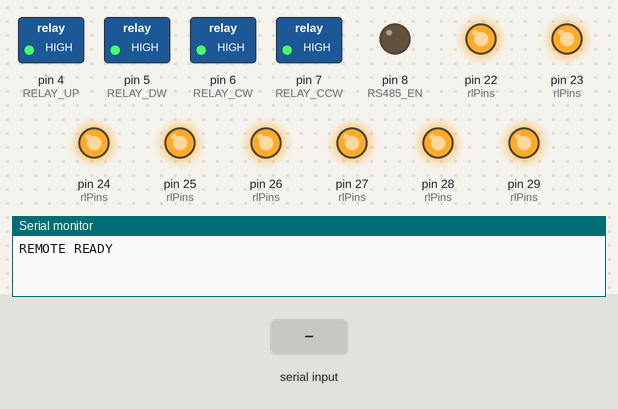
Bench run of a sketch on a simulated Arduino Mega 2560, built with avr-gcc and run on an emulated ATmega2560. On the bench: switched loads named in the sketch (green lamp = pin HIGH), output pins drawn as LEDs (lit = HIGH), the last lines printed to the serial monitor. Inputs (shaded band) come from the test bench.

Above: at 1.2 s.
1.3 s: "REQ,ANA\n" received over the second serial link
At 1.8 s:
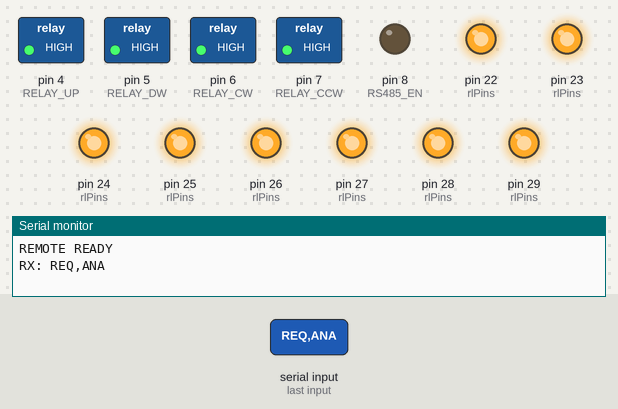
2.8 s: "OUT,UP,1\n" received over the second serial link
At 3.3 s:
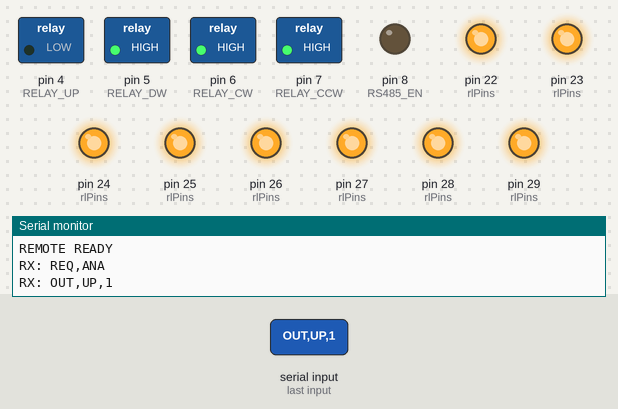
4.3 s: "OUT,DW,1\n" received over the second serial link
At 5.5 s:
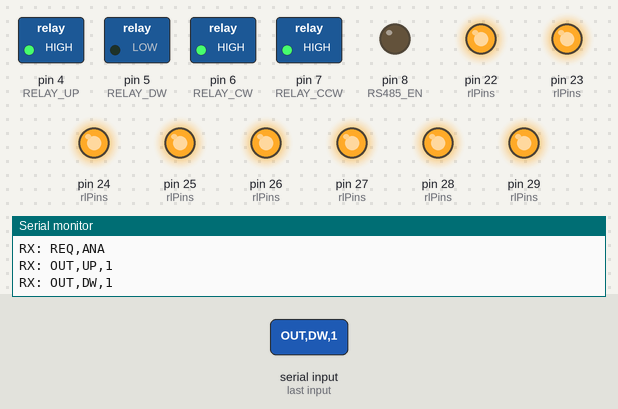
5.8 s: "OUT,CW,1\n" received over the second serial link
At 6.8 s:
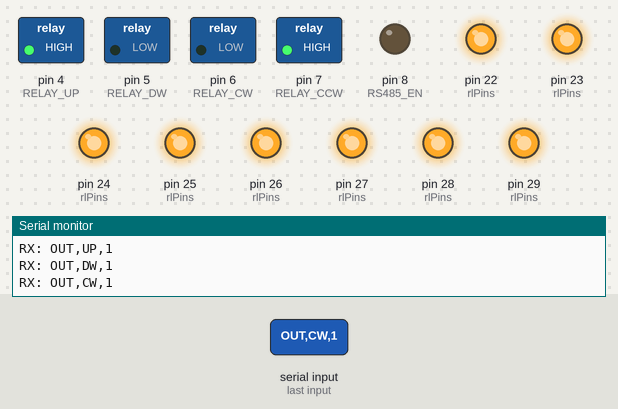
7.3 s: "OUT,DW,0\n" received over the second serial link
At 7.9 s:
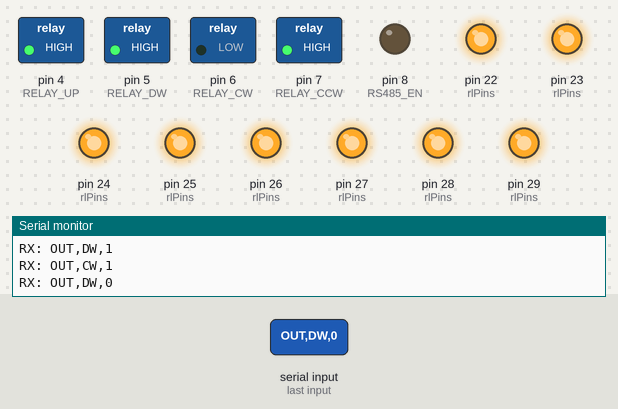
8.8 s: "OUT,CW,0\n" received over the second serial link
At 9.1 s:
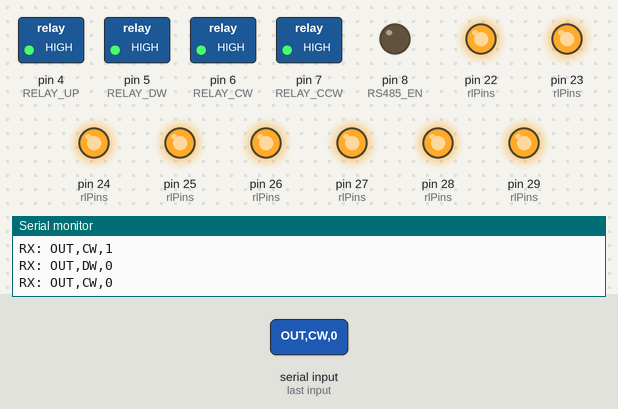
Timing chart, 0 to 11.3 s (numbered marks = the images above; inputs shaded):
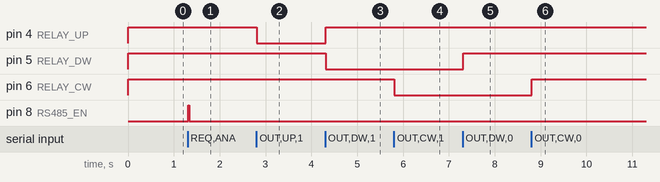

Measured:
- after the input at 1.3 s, pin 8 (RS485_EN): LOW → HIGH at once, → LOW 0.02 s later
- after the input at 2.8 s, pin 4 (RELAY_UP): HIGH → LOW at once
- after the input at 4.3 s, pin 4 (RELAY_UP): LOW → HIGH at once; pin 5 (RELAY_DW): HIGH → LOW at once
- after the input at 5.8 s, pin 6 (RELAY_CW): HIGH → LOW at once
- after the input at 7.3 s, pin 5 (RELAY_DW): LOW → HIGH at once
- after the input at 8.8 s, pin 6 (RELAY_CW): LOW → HIGH at once

The sketch:

remote_controller.ino
```cpp
// REMOTE_CONTROLER.INO                 //
// F1SSF -  02/01/2025                  //
// AZ/180 et EL/90 pilotées par relais  //
// Recopie Analogique 0 to 5V)          //
// Master to Remote avec RS485          //
// Interface HMI Nextion                //
// Extension pilotage de 8 relais)      //
// Systeme de calibration  direct HMI   //
// Les relais sont commandés en logique 0     //
// Relais pin D22, 23, 24, 25, 26, 27, 28 , 29//


#include "config.h"
#include "rs485_manager.h"
#include "relay_manager.h"

// SETUP ///

void setup() {
  pinMode(RS485_EN, OUTPUT);
  rs485_rx_on();

  // Relais moteur
  pinMode(RELAY_UP,  OUTPUT);
  pinMode(RELAY_DW,  OUTPUT);
  pinMode(RELAY_CW,  OUTPUT);
  pinMode(RELAY_CCW, OUTPUT);

  // Relais RL1..RL8
  for (uint8_t i = 0; i < 8; i++) {
    pinMode(rlPins[i], OUTPUT);
    digitalWrite(rlPins[i], HIGH); // OFF sécurisé
  }

  allRelaysOff();

  Serial.begin(115200);
  Serial1.begin(9600);

  Serial.println("REMOTE READY");
}

// LOOP ////

void loop() {
  while (Serial1.available()) {
    char c = Serial1.read();

    if (c == '\r' || c == '\n') {
      if (rxLine.length()) {
        handleCmd(rxLine);
        rxLine = "";
      }
    }
    else if (c >= 32 && c <= 126) {
      rxLine += c;
      if (rxLine.length() > 40) rxLine = "";
    }
  }
}
```

relay_manager.h
```cpp
// RELAIS_MANAGER.H                     //
// F1SSF -  02/01/2025                  //
// Gestion des variables                //

#pragma once
#include "config.h"
#include "rs485_manager.h"

// variable d'init //
String rxLine = "";

// Table des relais RL
const uint8_t rlPins[8] = {
  RELAY_RL1, RELAY_RL2, RELAY_RL3, RELAY_RL4,
  RELAY_RL5, RELAY_RL6, RELAY_RL7, RELAY_RL8
};

// État logique (pour TOGGLE)
bool rlState[8] = {0};

static inline void notifyRlState(uint8_t idx) {
  char buf[16];
  snprintf(buf, sizeof(buf), "RL,STATE,%u", idx);
  rs485SendLine(buf);
}


void allRelaysOff() {
  // Relais moteur
  digitalWrite(RELAY_UP,  HIGH);
  digitalWrite(RELAY_DW,  HIGH);
  digitalWrite(RELAY_CW,  HIGH);
  digitalWrite(RELAY_CCW, HIGH);

  // initialise Relais RL
  for (uint8_t i = 0; i < 8; i++) {
    digitalWrite(rlPins[i], HIGH);
    rlState[i] = false;
  }
}

// fonction xor des relais ON OFF avec mise en memoire de l'etat
void setRelayExclusive(uint8_t idx, bool on) {
  for (uint8_t i = 0; i < 8; i++) {
    bool state = (i == idx) ? on : false;
    digitalWrite(rlPins[i], state ? LOW : HIGH);
    rlState[i] = state;
  }
  notifyRlState(on ? (idx + 1) : 0);
}

void toggleRelayExclusive(uint8_t idx) {
  bool newState = !rlState[idx];
  setRelayExclusive(idx, newState);
}

// Traitement des commandes reçues

void handleCmd(const String &cmd) {
  Serial.print("RX: ");
  Serial.println(cmd);

  if (cmd == "REQ,ANA") {
    int az = analogRead(A0);
    int el = analogRead(A1);
    delay(5);
    rs485SendLine(String("ANA,") + az + "," + el);
    return;
  }

  if (cmd == "OUT,ALL,0") {
    allRelaysOff();
    notifyRlState(0);
    return;
  }

  // Moteurs
  if (cmd == "OUT,UP,1")  { digitalWrite(RELAY_DW, HIGH); digitalWrite(RELAY_UP, LOW);  return; }
  if (cmd == "OUT,UP,0")  { digitalWrite(RELAY_UP, HIGH); return; }
  if (cmd == "OUT,DW,1")  { digitalWrite(RELAY_UP, HIGH); digitalWrite(RELAY_DW, LOW);  return; }
  if (cmd == "OUT,DW,0")  { digitalWrite(RELAY_DW, HIGH); return; }
  if (cmd == "OUT,CW,1")  { digitalWrite(RELAY_CCW, HIGH); digitalWrite(RELAY_CW, LOW); return; }
  if (cmd == "OUT,CW,0")  { digitalWrite(RELAY_CW, HIGH); return; }
  if (cmd == "OUT,CCW,1") { digitalWrite(RELAY_CW, HIGH); digitalWrite(RELAY_CCW, LOW); return; }
  if (cmd == "OUT,CCW,0") { digitalWrite(RELAY_CCW, HIGH); return; }

  // RL exclusifs : OUT,RL,n,1|0|T
  if (cmd.startsWith("OUT,RL,")) {
    int p1 = cmd.indexOf(',', 7);
    if (p1 < 0) return;

    uint8_t idx = cmd.substring(7, p1).toInt();
    if (idx < 1 || idx > 8) return;
    idx--; // 0..7

    String act = cmd.substring(p1 + 1);

    if (act == "1") {
      setRelayExclusive(idx, true);
    } else if (act == "0") {
      allRelaysOff();
      notifyRlState(0);
    } else if (act == "T") {
      toggleRelayExclusive(idx);
    }
    return;
  }
}
```

rs485_manager.h
```cpp
// RS485_MANAGERE.H                   //
// F1SSF -  02/01/2025                //
// GESTION DU PROTOICOLE RS485        //

#pragma once
#include "config.h"

// Definition pin de de control EN sur module RS485
static inline void rs485_tx_on() { digitalWrite(RS485_EN, HIGH); }
static inline void rs485_rx_on() { digitalWrite(RS485_EN, LOW);  }

// envoi chaine de carractere en TX, et repasse en RX apres vidage(flush)

void rs485SendLine(const String &s) {
  rs485_tx_on();
  delay(1);
  Serial1.print(s);
  Serial1.print("\r\n");
  Serial1.flush();
  delay(5);
  rs485_rx_on();
}
```

config.h
```cpp
// CONFIG.H                             //
// F1SSF -  02/01/2025                  //
// Gestion des variables                //

#pragma once

// Definition pin.
#define RS485_EN 8

// Definition pins Relais moteur rotator
#define RELAY_UP   4
#define RELAY_DW   5
#define RELAY_CW   6
#define RELAY_CCW  7

// Definition pins RELAIS LOGIQUES RL1 → RL8
#define RELAY_RL1 22
#define RELAY_RL2 23
#define RELAY_RL3 24
#define RELAY_RL4 25
#define RELAY_RL5 26
#define RELAY_RL6 27
#define RELAY_RL7 28
#define RELAY_RL8 29

extern String rxLine;
```
